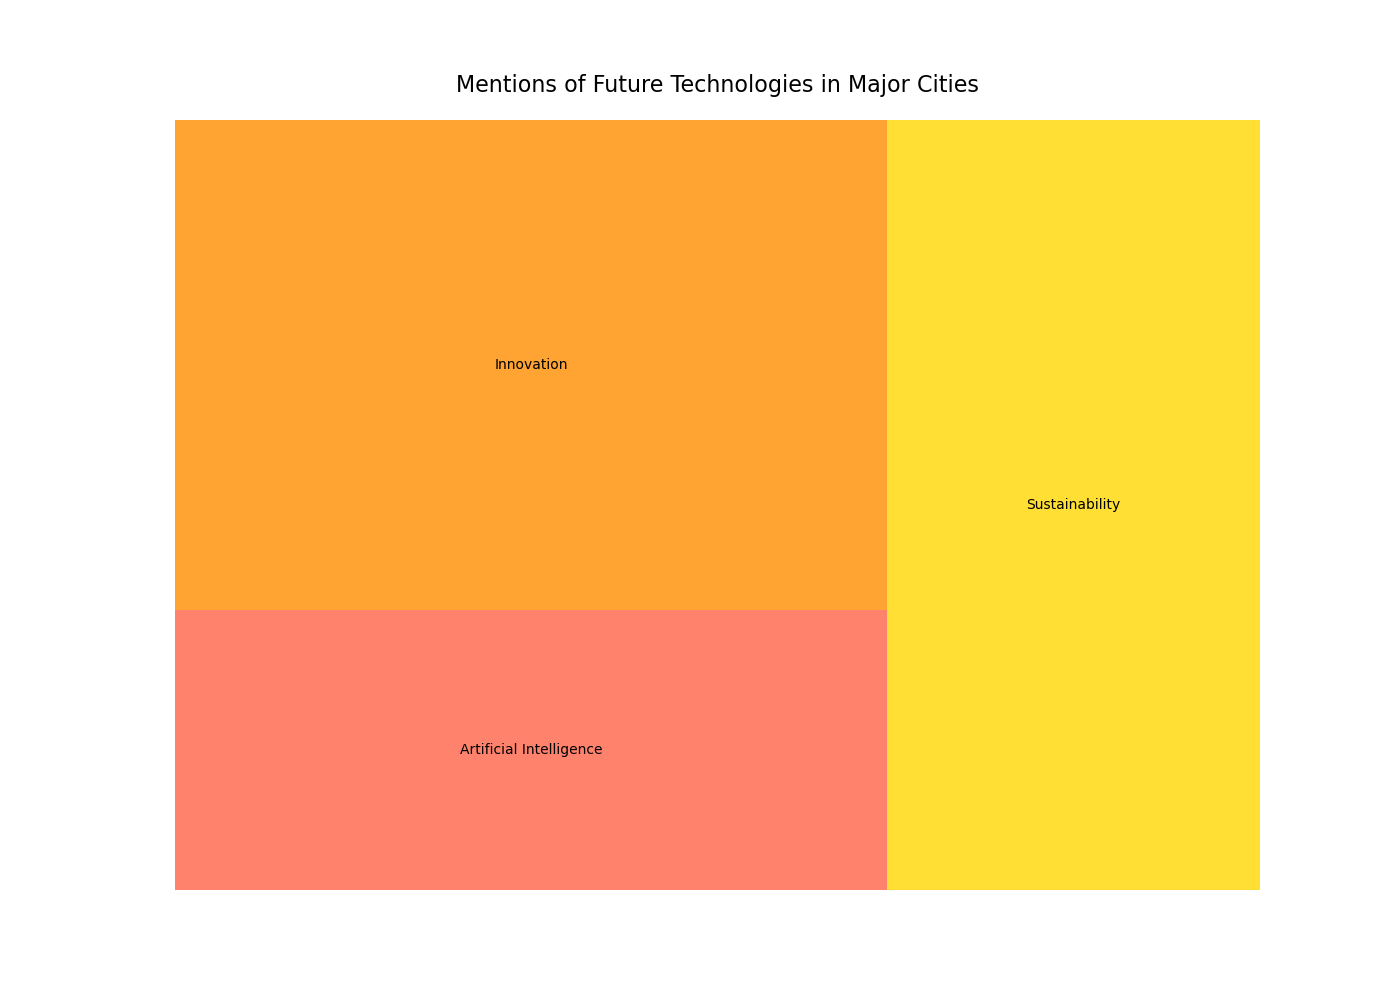

The script that drew this image:

import matplotlib.pyplot as plt
import pandas as pd
import squarify

# Data: Mentions of various categories in different cities
data = {
    "City": ["New York", "New York", "New York", "San Francisco", "San Francisco", "San Francisco",
             "Seattle", "Seattle", "Seattle", "Austin", "Austin", "Austin", 
             "Boston", "Boston", "Boston", "Chicago", "Chicago", "Chicago",
             "Miami", "Miami", "Miami", "Los Angeles", "Los Angeles", "Los Angeles"],
    "Category": ["Innovation", "Sustainability", "Artificial Intelligence", "Innovation",
                 "Sustainability", "Artificial Intelligence", "Innovation", "Sustainability",
                 "Artificial Intelligence", "Innovation", "Sustainability", "Artificial Intelligence",
                 "Innovation", "Sustainability", "Artificial Intelligence", "Innovation",
                 "Sustainability", "Artificial Intelligence", "Innovation", "Sustainability",
                 "Artificial Intelligence", "Innovation", "Sustainability", "Artificial Intelligence"],
    "Number of Mentions": [320, 280, 150, 350, 290, 180, 200, 150, 120, 210, 170, 130, 190, 160, 110, 230, 190, 140, 180, 140, 100, 240, 200, 170]
}

# Create a DataFrame
df = pd.DataFrame(data)

# Group data by Category
grouped_data = df.groupby("Category").sum().reset_index()

# Define color list
colors = ["#FF6347", "#FF8C00", "#FFD700", "#ADFF2F", "#32CD32", "#00FA9A", "#00CED1", "#4682B4", "#1E90FF", "#9370DB", "#8A2BE2", "#BA55D3", "#FF69B4", "#FF1493", "#DB7093", "#FF4500", "#FF7F50", "#FF6347", "#FFD700", "#ADFF2F", "#32CD32", "#00FA9A", "#00CED1", "#4682B4"]

# Plot
plt.figure(figsize=(14, 10))
squarify.plot(sizes=grouped_data['Number of Mentions'], label=grouped_data['Category'], alpha=0.8, color=colors)
plt.title('Mentions of Future Technologies in Major Cities', fontsize=16, pad=20)
plt.axis('off')
plt.show()
